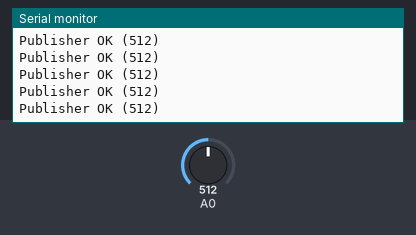
Bench run of a sketch on a simulated ESP8266 (NodeMCU). On the bench: the last lines printed to the serial monitor. The test bench sets the inputs (shaded band); at power-on: A0 = 512. WiFi joins after 1.5 s; servers stay silent unless stated; no MQTT or app messages arrive unless stated.

Above: at 2.7 s.
2.8 s: A0 set to 716
At 3.13 s:
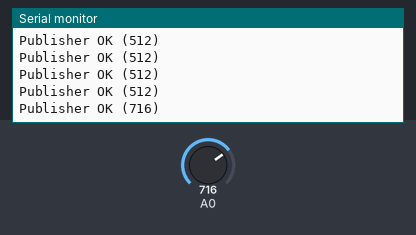
4.3 s: A0 set to 900
At 4.33 s:
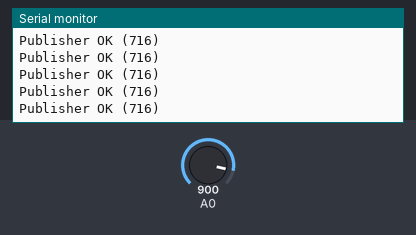
Timing chart, 0 to 7.3 s (numbered marks = the images above; inputs shaded):
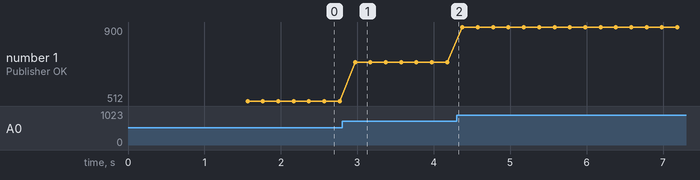

The sketch:

Publisher.ino
```cpp
#include <ESP8266WiFi.h>
#include <PubSubClient.h>

int pot;
int percent;
String payload;

//WiFi
const char* SSID = "Lucas Correa";                // SSID / nome da rede WiFi que deseja se conectar
const char* PASSWORD = "Lucas_44191913";          // Senha da rede WiFi que deseja se conectar
WiFiClient wifiClient;

//MQTT Server
const char* BROKER_MQTT = "test.mosquitto.org";   //URL do broker MQTT que se deseja utilizar
int BROKER_PORT = 1883;                           // Porta do Broker MQTT

#define ID_MQTT  "POT01"                         //Informe um ID unico e seu. Caso sejam usados IDs repetidos a ultima conexão irá sobrepor a anterior.
#define TOPIC_PUBLISH "potenciometro"            //Informe um Tópico único. Caso sejam usados tópicos em duplicidade, o último irá eliminar o anterior.
PubSubClient MQTT(wifiClient);                   // Instancia o Cliente MQTT passando o objeto espClient

void wifiConnect() {
  Serial.print("Conectando-se na rede: ");
  Serial.print(SSID);
  Serial.println("  Aguarde!");

  WiFi.begin(SSID, PASSWORD);                   // Conecta na rede WI-FI

  while (WiFi.status() != WL_CONNECTED) {
      delay(500);
      Serial.print(".");
  }

  Serial.println();
  Serial.print("Conectado com sucesso, na rede: ");
  Serial.print(SSID);
  Serial.print("  IP obtido: ");
  Serial.println(WiFi.localIP());

  if (MQTT.connect(ID_MQTT)) {
    Serial.print("Conectado ao MQTT Broker:");
    Serial.print(BROKER_MQTT);
    Serial.println(ID_MQTT);
    Serial.println(TOPIC_PUBLISH);
    }
    else {
    Serial.println("Conexao c/ MQTT Broker falhou");
    Serial.println("Reset e Tente novamente");
    abort();
    }
}

void mqttReConnect() {
  while (!MQTT.connected()) {
    Serial.print("Tentando Conexao c/ MQTT Broker...");
    if (MQTT.connect(ID_MQTT)) {
      Serial.println("MQTT Broker Conectado");
      MQTT.subscribe(TOPIC_PUBLISH);
    } else {
      Serial.print("Falha na Conexao c/ MQTT Broker");
      Serial.print(MQTT.state());
      Serial.println("Tente novamente em 5 seg.");
      delay(5000);
    }
  }
}

void setup() {
  Serial.begin(115200);
  MQTT.setServer(BROKER_MQTT, BROKER_PORT);
  wifiConnect();
  delay(10);
}

void loop() {
  pot = analogRead(A0);
  //percent = (int) ((pot * 100) / 1010);
  percent = (int) (pot);
  payload = (String) percent;
  if (MQTT.connected()) {
    if (MQTT.publish(TOPIC_PUBLISH, (char*) payload.c_str())) {
      Serial.print("Publisher OK (");
      Serial.print(payload);
      Serial.println(")");
    } else {
      Serial.println("Publisher falhou");
    }
  } else {
    mqttReConnect();
  }

  delay(200);
}
```

Measured:
- after the input at 2.8 s, the serial monitor: prints a new line after 0.17 s (image 1)
- plotted number 1: 512 → 716 after the input at 2.8 s, 716 → 900 after the input at 4.3 s
